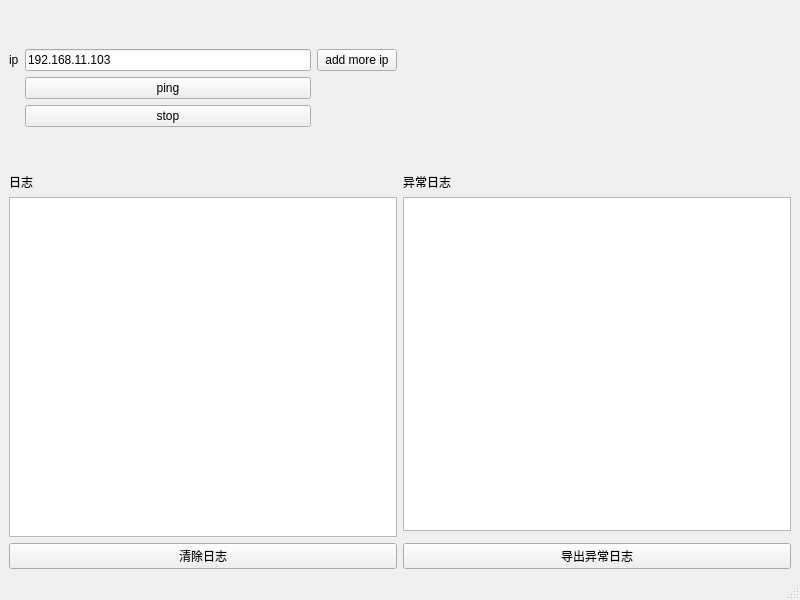
<?xml version="1.0" encoding="UTF-8"?>
<ui version="4.0">
 <class>MainWindow</class>
 <widget class="QMainWindow" name="MainWindow">
  <property name="geometry">
   <rect>
    <x>0</x>
    <y>0</y>
    <width>800</width>
    <height>600</height>
   </rect>
  </property>
  <property name="windowTitle">
   <string>ping</string>
  </property>
  <widget class="QWidget" name="centralwidget">
   <layout class="QGridLayout" name="gridLayout_2">
    <item row="3" column="2">
     <widget class="QTextEdit" name="textEdit_failLog"/>
    </item>
    <item row="0" column="0" rowspan="2">
     <layout class="QGridLayout" name="gridLayout">
      <item row="1" column="2">
       <widget class="QPushButton" name="pushButton_addIP">
        <property name="text">
         <string>add more ip</string>
        </property>
       </widget>
      </item>
      <item row="2" column="1">
       <widget class="QPushButton" name="pushButton">
        <property name="text">
         <string>ping</string>
        </property>
       </widget>
      </item>
      <item row="4" column="1">
       <spacer name="verticalSpacer">
        <property name="orientation">
         <enum>Qt::Vertical</enum>
        </property>
        <property name="sizeHint" stdset="0">
         <size>
          <width>20</width>
          <height>40</height>
         </size>
        </property>
       </spacer>
      </item>
      <item row="1" column="1">
       <widget class="QLineEdit" name="lineEdit">
        <property name="text">
         <string>192.168.11.103</string>
        </property>
       </widget>
      </item>
      <item row="1" column="0">
       <widget class="QLabel" name="label">
        <property name="text">
         <string>ip</string>
        </property>
       </widget>
      </item>
      <item row="0" column="1">
       <spacer name="verticalSpacer_2">
        <property name="orientation">
         <enum>Qt::Vertical</enum>
        </property>
        <property name="sizeHint" stdset="0">
         <size>
          <width>20</width>
          <height>40</height>
         </size>
        </property>
       </spacer>
      </item>
      <item row="3" column="1">
       <widget class="QPushButton" name="pushButton_2">
        <property name="text">
         <string>stop</string>
        </property>
       </widget>
      </item>
     </layout>
    </item>
    <item row="3" column="0" rowspan="2">
     <widget class="QTextEdit" name="textEdit_log"/>
    </item>
    <item row="0" column="2" rowspan="2">
     <layout class="QGridLayout" name="gridLayout_extern1">
      <item row="1" column="0">
       <spacer name="verticalSpacer_3">
        <property name="orientation">
         <enum>Qt::Vertical</enum>
        </property>
        <property name="sizeHint" stdset="0">
         <size>
          <width>20</width>
          <height>40</height>
         </size>
        </property>
       </spacer>
      </item>
      <item row="0" column="0">
       <layout class="QGridLayout" name="gridLayout_extern"/>
      </item>
     </layout>
    </item>
    <item row="2" column="0">
     <widget class="QLabel" name="label_2">
      <property name="text">
       <string>日志</string>
      </property>
     </widget>
    </item>
    <item row="2" column="2">
     <widget class="QLabel" name="label_3">
      <property name="text">
       <string>异常日志</string>
      </property>
     </widget>
    </item>
    <item row="5" column="0">
     <widget class="QPushButton" name="pushButton_clearlog">
      <property name="text">
       <string>清除日志</string>
      </property>
     </widget>
    </item>
    <item row="5" column="2">
     <widget class="QPushButton" name="pushButton_exportLog">
      <property name="text">
       <string>导出异常日志</string>
      </property>
     </widget>
    </item>
   </layout>
  </widget>
  <widget class="QMenuBar" name="menubar">
   <property name="geometry">
    <rect>
     <x>0</x>
     <y>0</y>
     <width>800</width>
     <height>22</height>
    </rect>
   </property>
  </widget>
  <widget class="QStatusBar" name="statusbar"/>
 </widget>
 <resources/>
 <connections/>
</ui>
